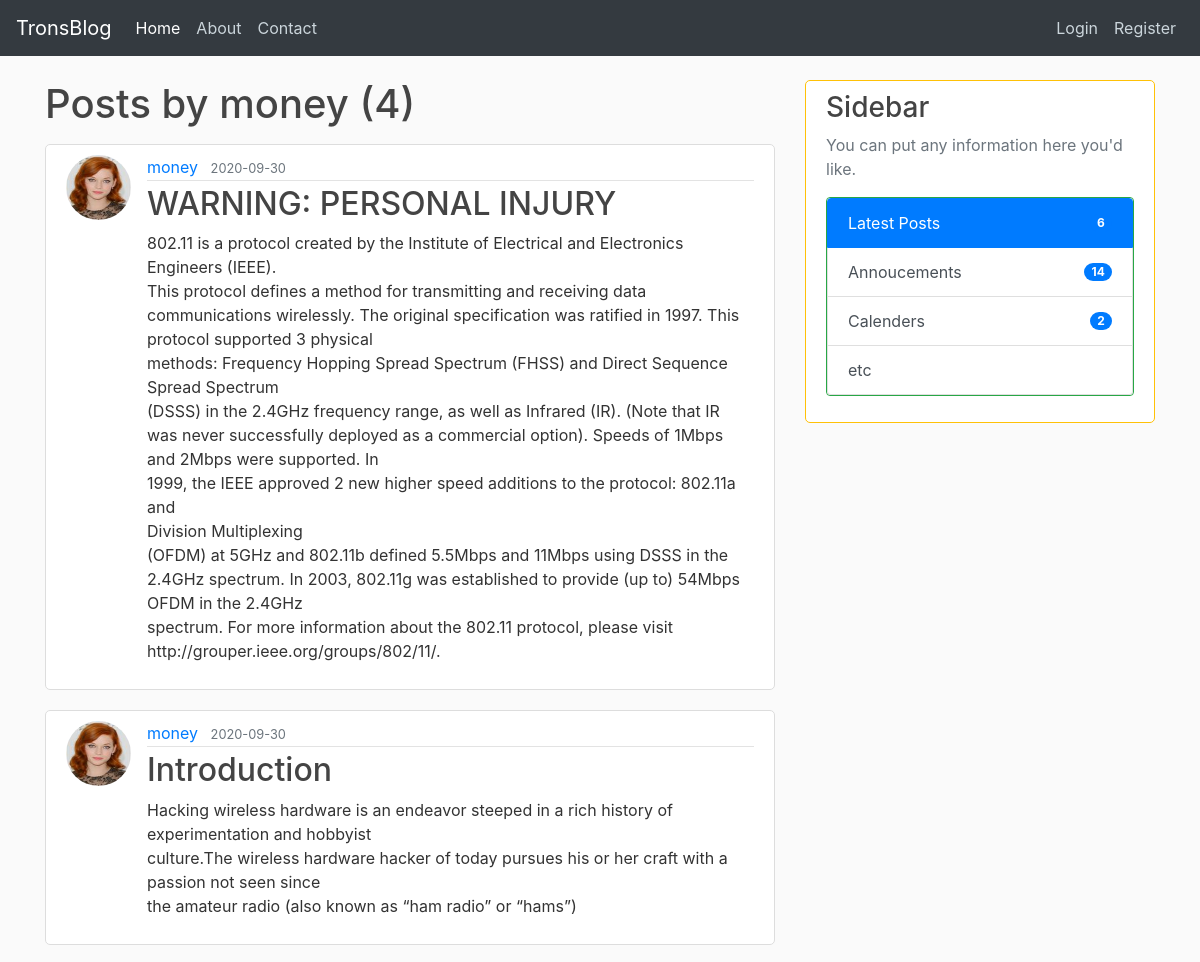
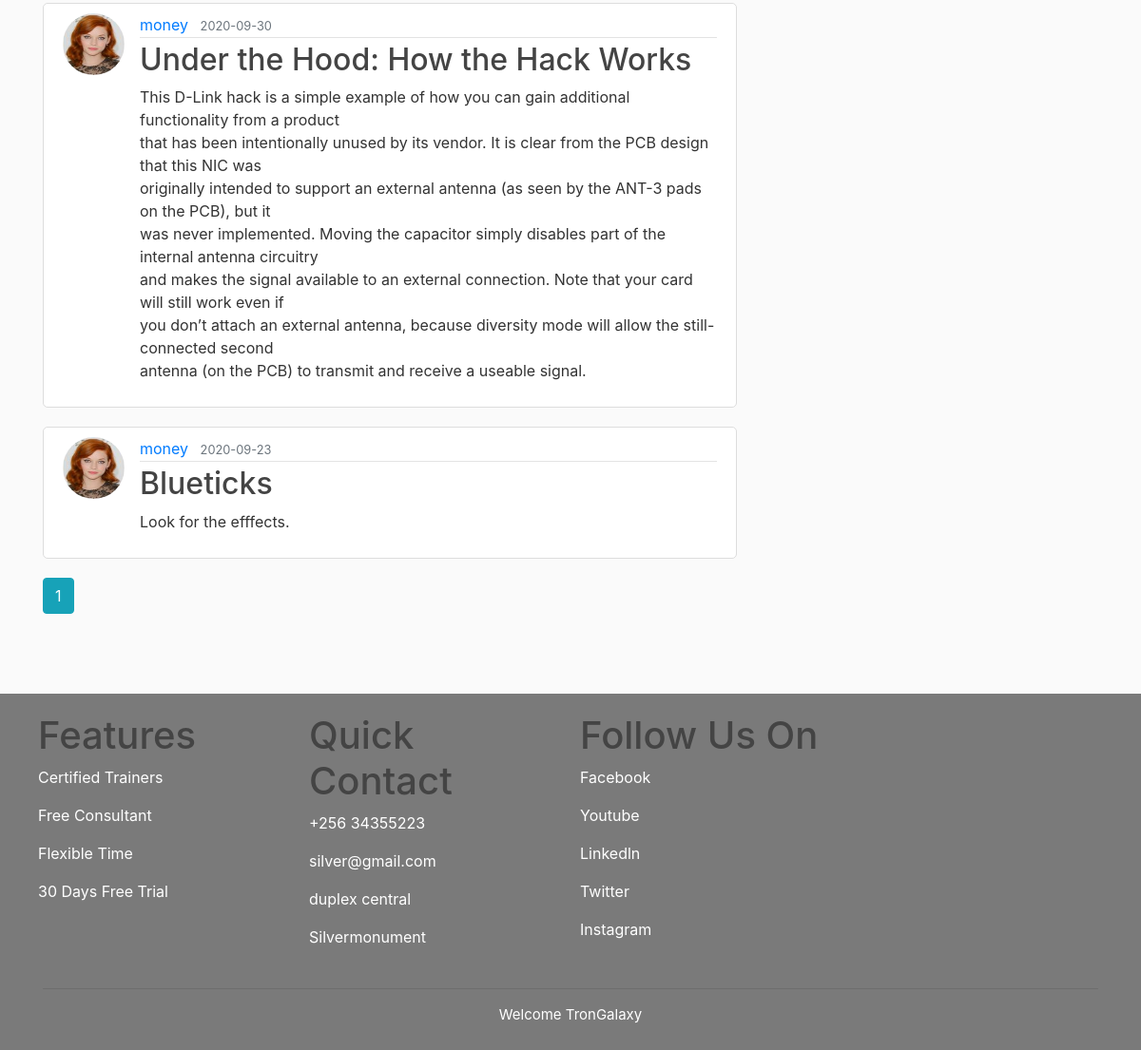
Page /user/money on the committed database (2 pictures, top to bottom).
### flaskblog/models.py (models this page shows, shortened)
class User(db.Model, UserMixin):
    id = db.Column(db.Integer, primary_key=True)
    username = db.Column(db.String(20), unique=True, nullable=False)
    email = db.Column(db.String(120), unique=True, nullable=False)
    image_file = db.Column(db.String(20), nullable=False, default='default.jpg')
    password = db.Column(db.String(60), nullable=False)
    posts = db.relationship('Post', backref='author', lazy=True)

class Post(db.Model):
     id = db.Column(db.Integer, primary_key=True)
     title = db.Column(db.String(100), nullable=False)
     date_posted = db.Column(db.DateTime, nullable=False, default=datetime.utcnow)
     content = db.Column(db.Text, nullable=False)
     user_id = db.Column(db.Integer, db.ForeignKey('user.id'), nullable=False)

### flaskblog/routes.py (the view)
@app.route('/user/<string:username>')
def user_posts(username):
    page = request.args.get('page', 1, type=int)
    user = User.query.filter_by(username=username).first_or_404()
    posts = Post.query.filter_by(author=user).order_by(Post.date_posted.desc()).paginate(page=page, per_page=4)
    return render_template('user_posts.html', posts=posts, user=user)

### flaskblog/templates/user_posts.html
{% extends "layout.html" %}
{% block content %}
<h1 class="mb-3">Posts by {{ user.username }} ({{ posts.total }})</h1>
{% for post in posts.items %}
<article class="media content-section">
    <img class="rounded-circle article-img" src="{{ url_for('static', filename='profile_pics/' + post.author.image_file)     }}" alt="">
    <div class="media-body">
    <div class="article-metadata">
        <a href="{{ url_for('user_posts', username=post.author.username) }}" class="mr-2">{{ post.author.username }}</a>
        <small class="text-muted">{{ post.date_posted.strftime('%Y-%m-%d') }}</small>
    </div>
    <h2> <a href="{{ url_for('post', post_id=post.id) }}" class="article-title">{{ post.title }}</a> </h2>
    <p class="article-content">{{ post.content }}</p>
</div>
</article>
{% endfor %}
{% for page_num in posts.iter_pages(left_edge=1, right_edge=1, left_current=1, right_current=2) %}
    {% if page_num %}
        {% if posts.page == page_num %}
            <a  class="btn btn-info mb-4" href="{{ url_for('user_posts', username=user.username, page=page_num) }}">{{ page_num }}</a>
        {% else %}
            <a  class="btn btn-outline-info mb-4" href="{{ url_for('user_posts', username=user.username, page=page_num) }}">{{ page_num }}</a>
        {% endif %}
    {% else %}
        ...
    {% endif %}
{% endfor %}
{% endblock %}

### flaskblog/static/main.css (style rules this page uses)
body { background: #fafafa; color: #333333; margin-top: 5rem; }
h1, h2, h3, h4, h5, h6 { color: #444444; }
.content-section { background: #ffffff; padding: 10px 20px; border: 1px solid #dddddd; border-radius: 5px; margin-bottom: 20px; }
.article-title { color: #444444; }
.article-content { white-space: pre-line; }
.article-img { height: 65px; width: 65px; margin-right: 16px; }
.article-metadata { padding-bottom: 1px; margin-bottom: 4px; border-bottom: 1px solid #e3e3e3; }

### rows in the picture
User: username "money"
Post: image_file (picture), author.username "money", date_posted "2020-09-30", title "WARNING: PERSONAL INJURY", content "802.11 is a protocol created by the Institute of Electrical and Electronics Engineers (IEEE). This protocol defines a method for transmitting and receiving data communications wirelessly. The original specification was ratified in 1997. This protocol supported 3 physical methods: Frequency Hopping Spread Spectrum (FHSS) and Direct Sequence Spread Spectrum (DSSS) in the 2.4GHz frequency range, as well as Infrared (IR). (Note that IR was never successfully deployed as a commercial option). Speeds of 1Mbps and 2Mbps were supported. In 1999, the IEEE approved 2 new higher speed additions to the protocol: 802.11a and Division Multiplexing (OFDM) at 5GHz and 802.11b defined 5.5Mbps and 11Mbps…"
Post: image_file (picture), author.username "money", date_posted "2020-09-30", title "Introduction", content "Hacking wireless hardware is an endeavor steeped in a rich history of experimentation and hobbyist culture.The wireless hardware hacker of today pursues his or her craft with a passion not seen since the amateur radio (also known as “ham radio” or “hams”)"
Post: image_file (picture), author.username "money", date_posted "2020-09-30", title "Under the Hood: How the Hack Works", content "This D-Link hack is a simple example of how you can gain additional functionality from a product that has been intentionally unused by its vendor. It is clear from the PCB design that this NIC was originally intended to support an external antenna (as seen by the ANT-3 pads on the PCB), but it was never implemented. Moving the capacitor simply disables part of the internal antenna circuitry and makes the signal available to an external connection. Note that your card will still work even if you don’t attach an external antenna, because diversity mode will allow the still-connected second antenna (on the PCB) to transmit and receive a useable signal."
Post: image_file (picture), author.username "money", date_posted "2020-09-23", title "Blueticks", content "Look for the efffects."

### other values in the picture
{{ posts.total }} "4"
{{ page_num }} "1"
